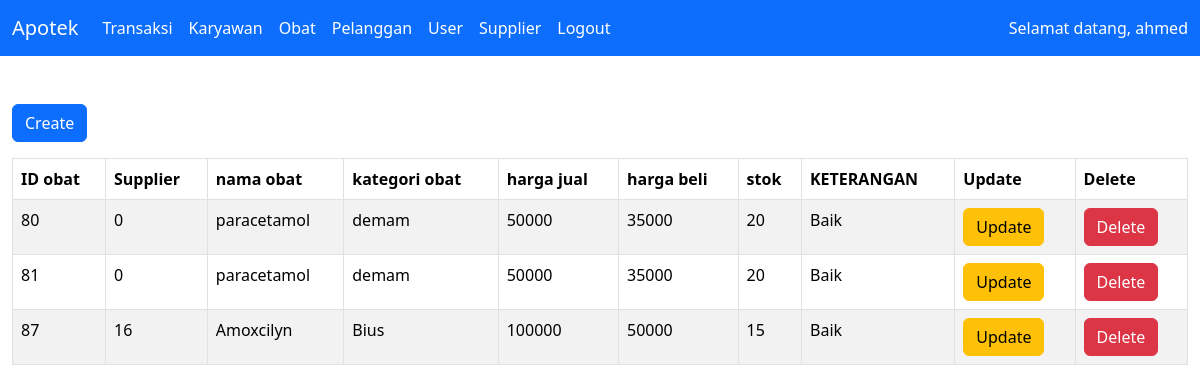
Screenshot of /pages/obat.php (signed in) with the database file from the repository.
### tables this page shows
CREATE TABLE `tb_obat` (
  `id_obat` int(4) NOT NULL,
  `id_supplier` int(4) NOT NULL,
  `namaobat` varchar(100) NOT NULL,
  `kategoriobat` varchar(50) NOT NULL,
  `hargajual` double NOT NULL,
  `hargabeli` double NOT NULL,
  `stok_obat` int(11) NOT NULL,
  `keterangan` text NOT NULL
);

### pages/obat.php (the view, shortened to what this page needs)
<?php
include "conn.php";
include "../components/header.php";
?>
<div class="container-fluid mt-5 pb-5">
    <a href="inputObat.php" class="btn btn-primary mb-3">Create</a>
    <table class="table table-striped table-bordered">
        <thead>
            <tr>
                <th scope="col">ID obat</th>
                <th scope="col">Supplier</th>
                <th scope="col">nama obat</th>
                <th scope="col">kategori obat</th>
                <th scope="col">harga jual</th>
                <th scope="col">harga beli</th>
                <th scope="col">stok</th>
                <th scope="col">KETERANGAN</th>
                <th>Update</th>
                <th>Delete</th>
            </tr>
        </thead>
        <tbody>
            <?php
            $query = mysqli_query($conn, "SELECT * FROM tb_obat");
            while ($data = mysqli_fetch_assoc($query)) {
            ?>
                <tr>
                    <td><?= $data['id_obat'] ?></td>
                    <td><?= $data['id_supplier'] ?></td>
                    <td><?= $data['namaobat'] ?></td>
                    <td><?= $data['kategoriobat'] ?></td>
                    <td><?= $data['hargajual'] ?></td>
                    <td><?= $data['hargabeli'] ?></td>
                    <td><?= $data['stok_obat'] ?></td>
                    <td><?= $data['keterangan'] ?></td>
                    <td><a href="updateObat.php?id=<?= $data['id_obat'] ?>" class="btn btn-warning">Update</a></td>
                    <td><a href="deleteObat.php?id=<?= $data['id_obat'] ?>" class="btn btn-danger" onclick="return confirm('Are you sure you want to delete this obat?');">Delete</a></td>
                </tr>
            <?php
            }
            ?>
        </tbody>
    </table>
</div>
<?php include "../components/footer.php";

### rows the page displays
tb_obat: id_obat "80", id_supplier "0", namaobat "paracetamol", kategoriobat "demam", hargajual "50000", hargabeli "35000", stok_obat "20", keterangan "Baik"
tb_obat: id_obat "81", id_supplier "0", namaobat "paracetamol", kategoriobat "demam", hargajual "50000", hargabeli "35000", stok_obat "20", keterangan "Baik"
tb_obat: id_obat "87", id_supplier "16", namaobat "Amoxcilyn", kategoriobat "Bius", hargajual "100000", hargabeli "50000", stok_obat "15", keterangan "Baik"

### other values shown
$_SESSION['username'] "ahmed"
